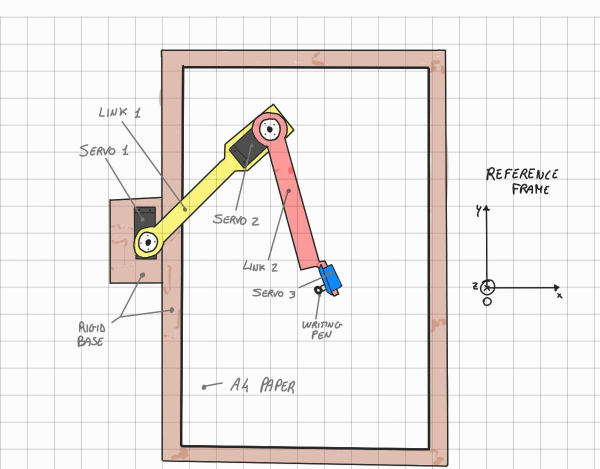
#> input picture photo1.jpg, 1200 x 937 px (shown at 1/2 size)
$ python -i linedraw.py   (imports and definitions only)
#> lines starting #> are read from the running program, lines starting #| are printed output that depends on the picture
from random import *
import math
import json

from PIL import Image, ImageOps

# file settings
export_path = "images/out.svg"
svg_folder = "images/"
json_folder = "images/"

# CV
no_cv = False

try:
    import numpy as np
    import cv2
except:
    print("Cannot import numpy/openCV. Switching to NO_CV mode.")
    no_cv = True


# -------------- output functions --------------


def image_to_json(
    image_filename,
    resolution=1024,
    draw_contours=False,
    repeat_contours=1,
    draw_hatch=False,
    repeat_hatch=1,
):

    lines = vectorise(
        image_filename,
        resolution,
        draw_contours,
        repeat_contours,
        draw_hatch,
        repeat_hatch,
    )

    filename = json_folder + image_filename + ".json"
    lines_to_file(lines, filename)


def makesvg(lines):
    print("Generating svg file...")
    width = math.ceil(max([max([p[0] * 0.5 for p in l]) for l in lines]))
    height = math.ceil(max([max([p[1] * 0.5 for p in l]) for l in lines]))
    out = '<svg xmlns="http://www.w3.org/2000/svg" height="%spx" width="%spx" version="1.1">' % (
        height,
        width,
    )

    for l in lines:
        l = ",".join([str(p[0] * 0.5) + "," + str(p[1] * 0.5) for p in l])
        out += '<polyline points="' + l + '" stroke="black" stroke-width="1" fill="none" />\n'
    out += "</svg>"
    return out


# we can use turtle graphics to visualise how a set of lines will be drawn
# [24 lines left out: function draw, not called in this run]


# -------------- conversion control --------------


def vectorise(
    image_filename,
    resolution=1024,
    draw_contours=False,
    repeat_contours=1,
    draw_hatch=False,
    repeat_hatch=1,
):

#> called with image_filename = '../photo1.jpg', resolution = 1024, draw_contours = False, repeat_contours = 1, draw_hatch = False, repeat_hatch = 1
    image = None
    possible = [
        image_filename,
        "images/" + image_filename,
        "images/" + image_filename + ".jpg",
        "images/" + image_filename + ".png",
        "images/" + image_filename + ".tif",
    ]

    for p in possible:
        try:
            image = Image.open(p)
#> image is the input picture: PIL image 1200x937 RGB; mean R, G, B 238.7, 235, 233
            break
        except:
            pass
    w, h = image.size
#> w = 1200; h = 937

    # convert the image to greyscale
    image = image.convert("L")
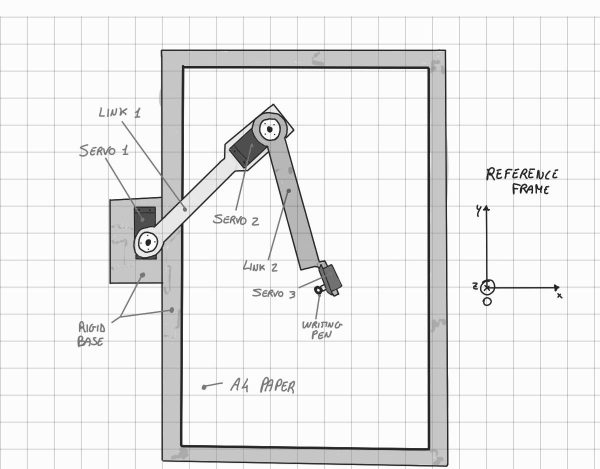
#> image: PIL image 1200x937 L (shown at 1/2 size); min 7, max 255, mean 235.9

    # maximise contrast
    image = ImageOps.autocontrast(image, 5, preserve_tone=True)
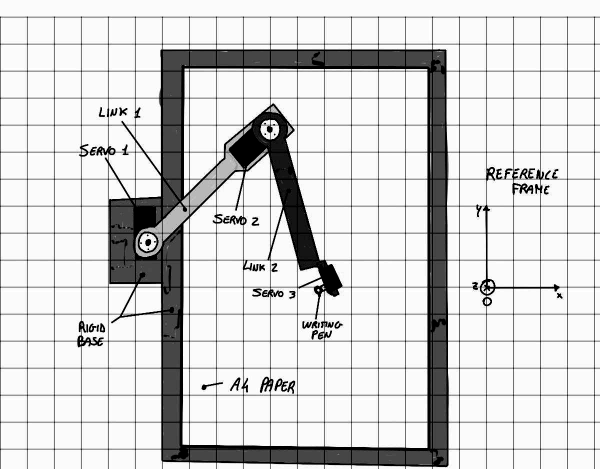
#> image: PIL image 1200x937 L (shown at 1/2 size); min 0, max 255, mean 211.9

    lines = []

    if draw_contours and repeat_contours:
        contours = getcontours(resize_image(image, resolution, draw_contours), draw_contours)
        contours = sortlines(contours)
        contours = join_lines(contours)
        for r in range(repeat_contours):
            lines += contours

    if draw_hatch and repeat_hatch:
        hatches = hatch(resize_image(image, resolution), line_spacing=draw_hatch)
        hatches = sortlines(hatches)
        hatches = join_lines(hatches)
        for r in range(repeat_hatch):
            lines += hatches

    segments = 0
    for line in lines:
        segments = segments + len(line) - 1
    print(len(lines), "lines,", segments, "segments.")

    f = open(svg_folder + image_filename + ".svg", "w")
    f.write(makesvg(lines))
    f.close()

    return lines


# [42 lines left out: functions resize_image, getcontours, not called in this run]


E = (1, 0)
S = (0, 1)
SE = (1, 1)
NE = (1, -1)


# [214 lines left out: functions hatch, get_lines, join_segments, find_edges, getdots, connectdots and 2 more, not called in this run]


def lines_to_file(lines, filename):
    with open(filename, "w") as file_to_save:
        json.dump(lines, file_to_save, indent=4)


# -------------- helper functions --------------


# [37 lines left out: functions midpt, distsum, appmask, not called in this run]


F_Blur = {
    (-2, -2): 2,
    (-1, -2): 4,
    (0, -2): 5,
    (1, -2): 4,
    (2, -2): 2,
    (-2, -1): 4,
    (-1, -1): 9,
    (0, -1): 12,
    (1, -1): 9,
    (2, -1): 4,
    (-2, 0): 5,
    (-1, 0): 12,
    (0, 0): 15,
    (1, 0): 12,
    (2, 0): 5,
    (-2, 1): 4,
    (-1, 1): 9,
    (0, 1): 12,
    (1, 1): 9,
    (2, 1): 4,
    (-2, 2): 2,
    (-1, 2): 4,
    (0, 2): 5,
    (1, 2): 4,
    (2, 2): 2,
}
F_SobelX = {
    (-1, -1): 1,
    (0, -1): 0,
    (1, -1): -1,
    (-1, 0): 2,
    (0, 0): 0,
    (1, 0): -2,
    (-1, 1): 1,
    (0, 1): 0,
    (1, 1): -1,
}
F_SobelY = {
    (-1, -1): 1,
    (0, -1): 2,
    (1, -1): 1,
    (-1, 0): 0,
    (0, 0): 0,
    (1, 0): 0,
    (-1, 1): -1,
    (0, 1): -2,
    (1, 1): -1,
}

#> (the run stopped early here; a loop or call above may not have finished)

$ run again, on photo2.jpg
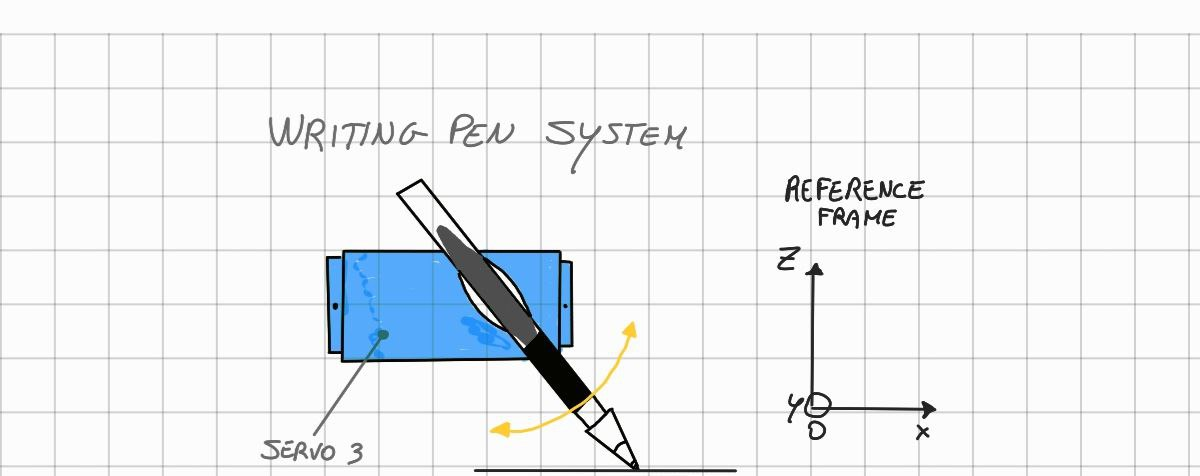
#> input picture photo2.jpg, 1200 x 476 px
#> in vectorise, image is the input picture: PIL image 1200x476 RGB; mean R, G, B 236.7, 239.5, 241.9
#> in vectorise, `image = image.convert("L")`:
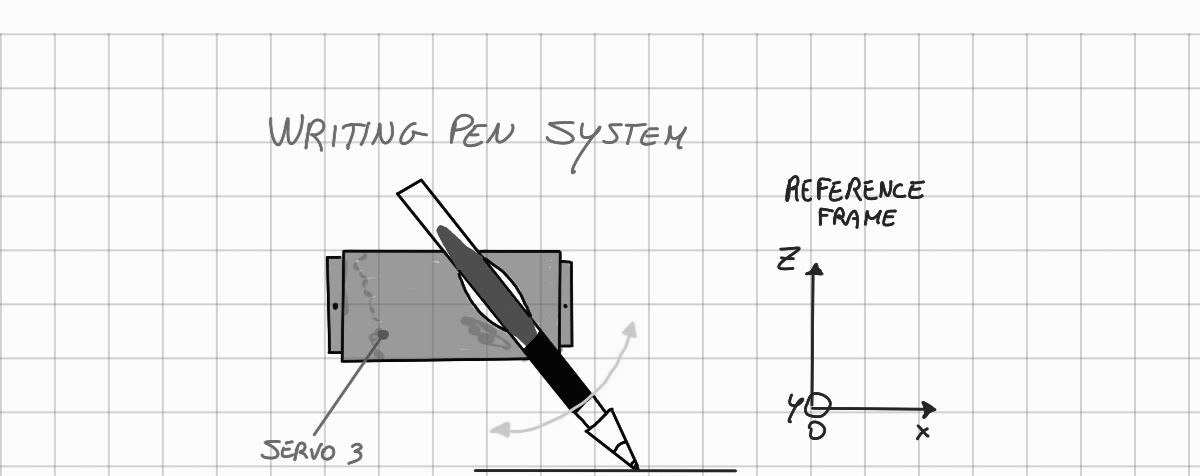
#> image: PIL image 1200x476 L; min 0, max 255, mean 239
#> in vectorise, `image = ImageOps.autocontrast(image, 5, preserve_tone=True)`:
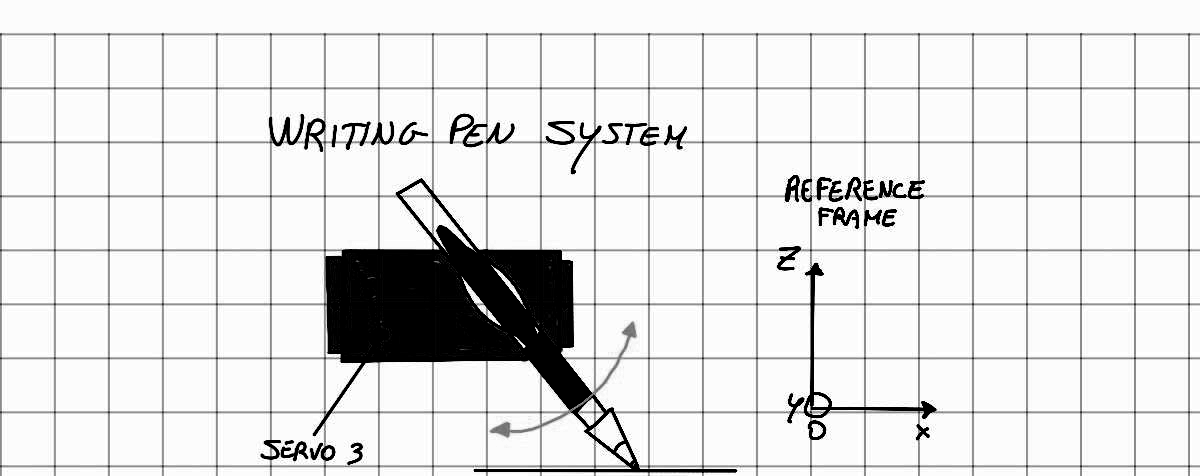
#> image: PIL image 1200x476 L; min 0, max 255, mean 226.7
